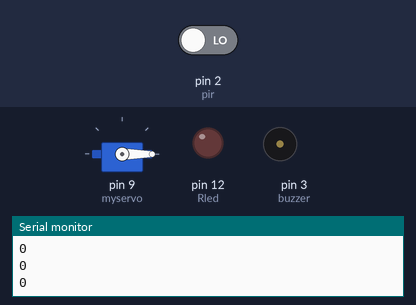
Simulated run of this sketch. Board: Arduino Uno, built with avr-gcc and run on an emulated ATmega328P. Shown: servo, output pins drawn as LEDs (lit = HIGH), buzzer (waves = sounding), the last lines printed to the serial monitor. Inputs (shaded band) come from the test bench; at power-on: pin 2 (pir) LOW.

Above: at 3.2 s.
3.3 s: pin 2 (pir) driven HIGH
At 4.5 s:
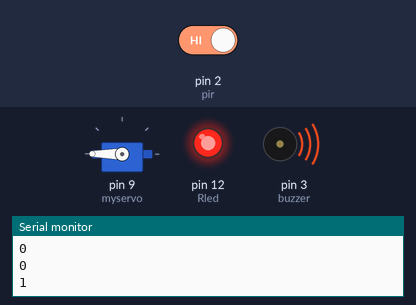
5.1 s: pin 2 (pir) driven LOW
At 5.9 s:
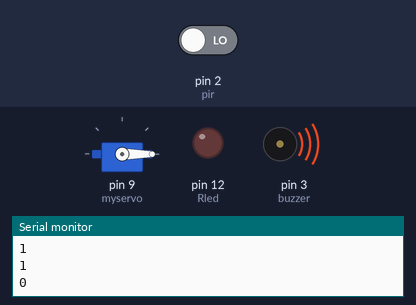
Timing chart, 0 to 8.1 s (numbered marks = the images above; inputs shaded):
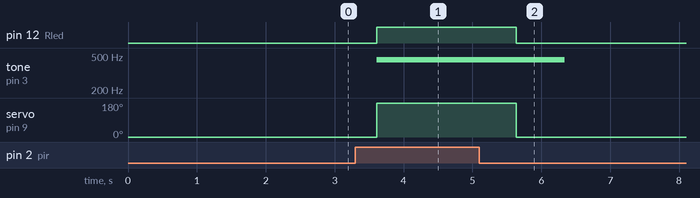

Measured:
- after the input at 3.3 s, pin 12 (Rled): LOW → HIGH after 0.31 s; tone on pin 3 (buzzer): silent → 450 Hz after 0.31 s; servo on pin 9 (myservo): 0° → 180° after 0.31 s
- after the input at 5.1 s, pin 12 (Rled): HIGH → LOW after 0.54 s; tone on pin 3 (buzzer): 450 Hz → silent after 1.2 s; servo on pin 9 (myservo): 180° → 0° after 0.54 s

The sketch:

tremendous_snaget_bigery1.ino
```cpp
#include <LiquidCrystal.h>

#include <Servo.h>
Servo myservo;
int Rled=12;
int pir=2;
int buzzer=3;
LiquidCrystal lcd(A0,A1,A2,A3,A4,A5) ;
void setup()
{ pinMode(Rled,OUTPUT);
  pinMode(pir,INPUT);
  myservo.attach(9);
  Serial.begin(9600);

}

void loop()
{
  int val1 = digitalRead(pir);
  Serial.println(val1);
  if(val1==HIGH){
    digitalWrite(Rled,HIGH);
    myservo.write(180);
    lcd.setCursor(0,0);
    tone(buzzer,450);
    delay(10);
    lcd.print("DETECTED");
    delay(500);
    lcd.clear();
    lcd.setCursor(0,1);
    lcd.print("ServoAngle=180 degree");
    delay(500);
    lcd.clear();
  }
 else if(val1==0)
 {
   digitalWrite(Rled,0);
   myservo.write(0);
   lcd.setCursor(0,0);
   lcd.print("NOT DETECTED");
    delay(500);
    lcd.setCursor(0,1);
    lcd.print("ServoAngle=0 degree");
    delay(200);
    noTone(buzzer);
    delay(500);
    lcd.clear();
  }


}
  
```
